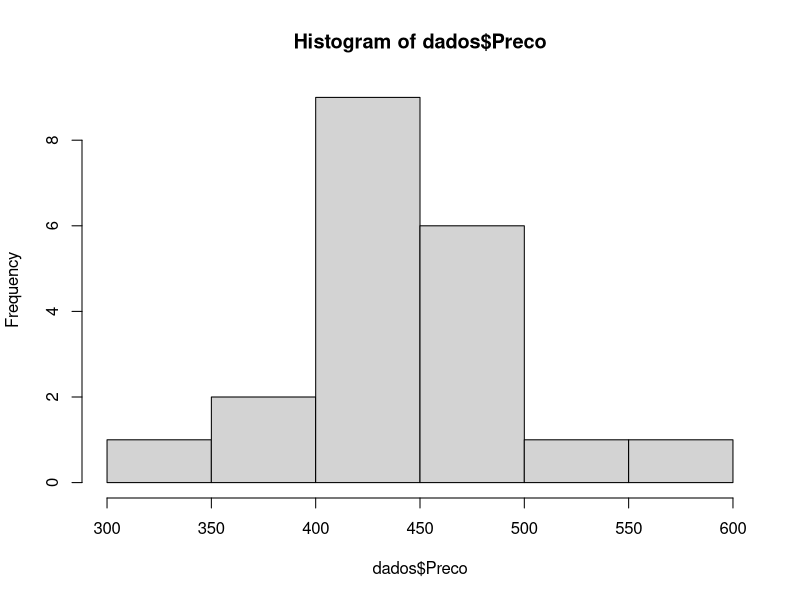
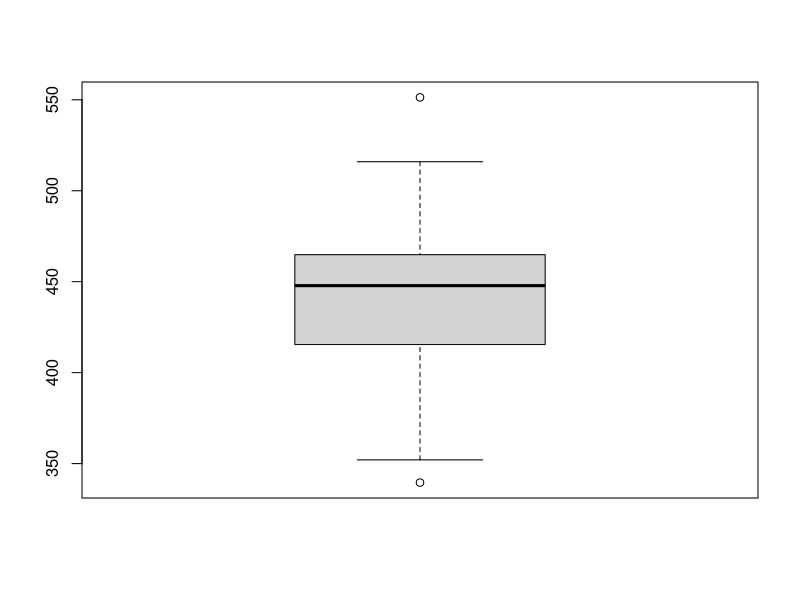
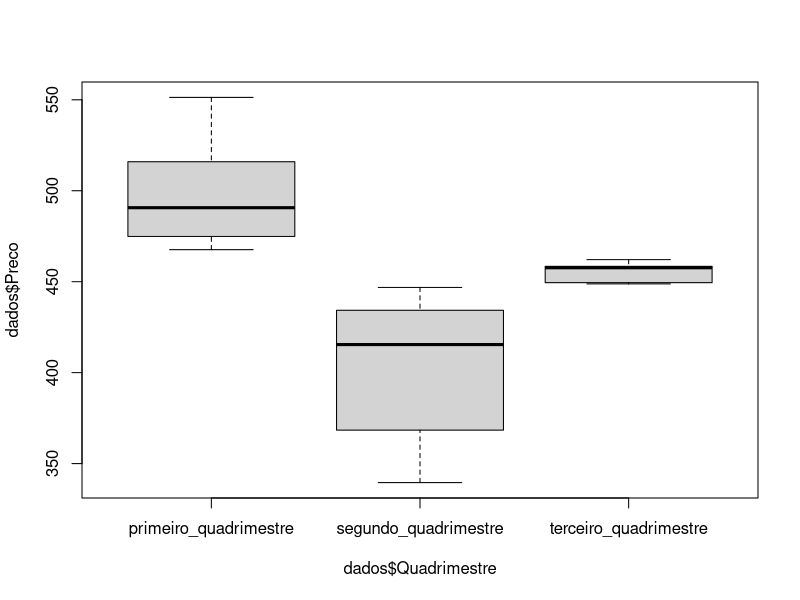
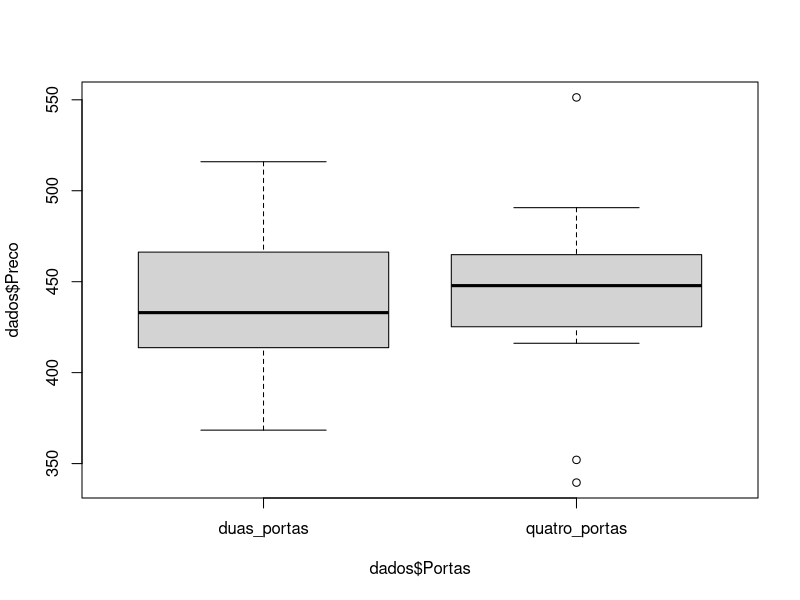
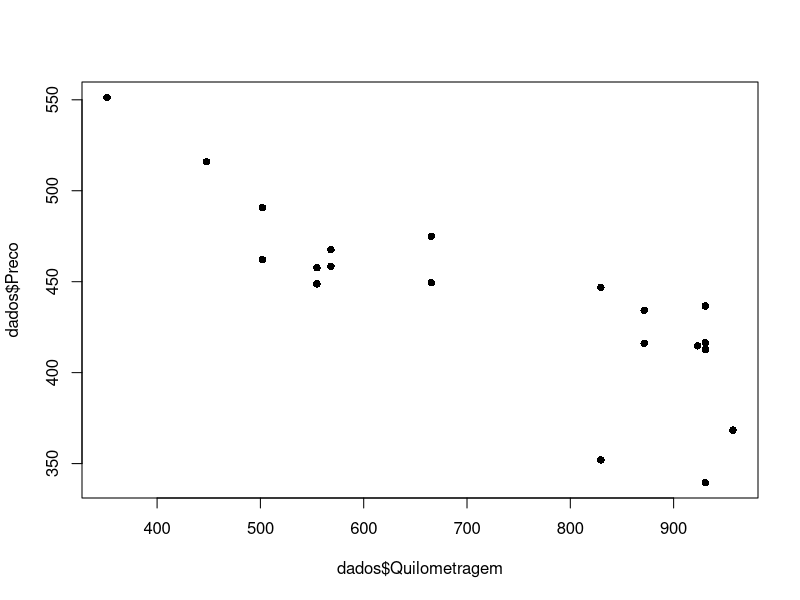
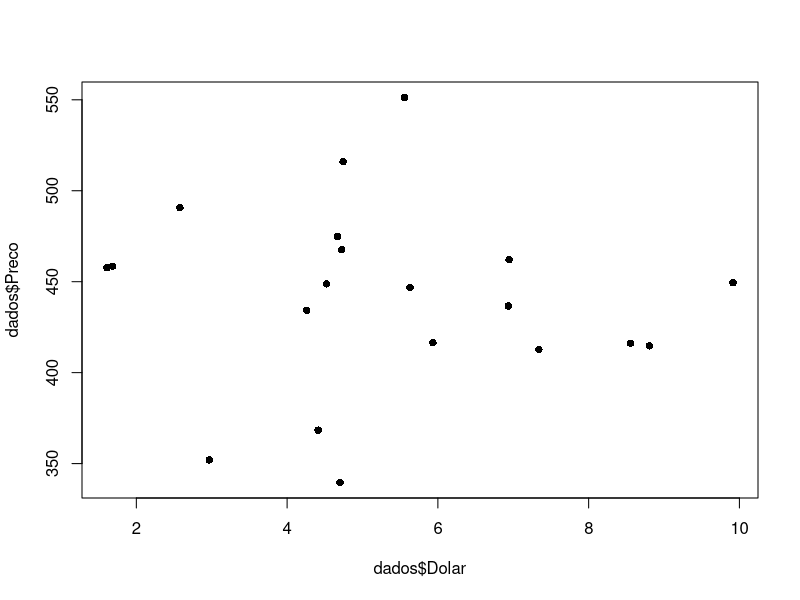

These charts were generated, in order, by the following R code:
############################################################################################################
##################################         Trabalho Pratico - AED         ##################################
##########################             IGTI - Professor Mairon Chaves             ##########################
############################################################################################################


#Forma o conjunto de dados historico contendo vinte locacoes sorteadas aleatoriamente do banco de dados e a armazena
#em um data frame chamado dados

dados <- data.frame(
  Preco = c(368.384514890573, 446.850186825816, 
            414.72765691978, 434.291090918223, 436.652686535348, 457.65797344255, 
            490.694346597566, 474.881781399868, 458.462395897205, 412.719412673294, 
            448.799032112411, 352.040747235864, 449.461858221104, 416.150953927119, 
            416.499426750268, 551.315803331779, 462.126789471159, 515.957335395508, 
            467.598697162974, 339.548470369391), 
  Portas = c("duas_portas", "quatro_portas", "duas_portas", "quatro_portas", "quatro_portas", 
             "duas_portas", "quatro_portas", "duas_portas", "quatro_portas", 
             "duas_portas", "quatro_portas", "quatro_portas", "duas_portas", 
             "quatro_portas", "duas_portas", "quatro_portas", "quatro_portas", 
             "duas_portas", "quatro_portas", "quatro_portas"),
  Ar_Condicionado = c("sem_ar_condicionado",  "com_ar_condicionado", "com_ar_condicionado", "com_ar_condicionado", 
                      "com_ar_condicionado", "com_ar_condicionado", "com_ar_condicionado", 
                      "com_ar_condicionado", "com_ar_condicionado", "com_ar_condicionado", 
                      "com_ar_condicionado", "sem_ar_condicionado", "com_ar_condicionado", 
                      "com_ar_condicionado", "com_ar_condicionado", "com_ar_condicionado", 
                      "com_ar_condicionado", "com_ar_condicionado", "com_ar_condicionado", 
                      "sem_ar_condicionado"),
  Quadrimestre = c("segundo_quadrimestre","segundo_quadrimestre", "segundo_quadrimestre", "segundo_quadrimestre", 
                   "segundo_quadrimestre", "terceiro_quadrimestre", "primeiro_quadrimestre", 
                   "primeiro_quadrimestre", "terceiro_quadrimestre", "segundo_quadrimestre", 
                   "terceiro_quadrimestre", "segundo_quadrimestre", "terceiro_quadrimestre", 
                   "segundo_quadrimestre", "segundo_quadrimestre", "primeiro_quadrimestre", 
                   "terceiro_quadrimestre", "primeiro_quadrimestre", "primeiro_quadrimestre", 
                   "segundo_quadrimestre"), 
  Idade_Locatario = c(23, 18, 28, 21, 18, 21, 18, 20, 25, 29, 18, 33, 20, 21, 18, 21, 18, 20, 25, 29),
  Quilometragem = c(957.442780544097, 829.533278217768, 923.300215829467, 871.519116905113, 930.704105677958, 554.696695914233, 501.941059782271, 
                    665.435074822519, 568.24079543466, 930.704105677958, 554.696695914233, 
                    829.533278217768, 665.435074822519, 871.519116905113, 930.704105677958, 
                    351.547138218644, 501.941059782271, 447.872006186523, 568.24079543466, 
                    930.704105677958), 
  Dolar = c(4.41147933990862, 5.63014407874318, 
            8.80557934010615, 4.260591319988649, 6.93416279643155, 1.61130694543154, 
            2.57813244655973, 4.66666728709914, 1.6846066723224, 7.33872353619711, 
            4.52300814589177, 2.96689816205009, 9.91448182957733, 8.55577847959413, 
            5.93424935955983, 5.55775429484673, 6.94475470863839, 4.74330294976712, 
            4.723306965757987, 4.7010894862212))

View(dados)

#Explore a variável resposta, que é o Preço, e responda:

#Histograma do preco
hist(dados$Preco)

#Boxplot do preco
boxplot(dados$Preco)

#Estatisticas descritivas do preco
summary(dados$Preco)

#Explore a relação entre as variáveis  Preço e Quadrimestre, e responda:

#Boxplot entre o Preco e Quadrimestre
boxplot(dados$Preco~ dados$Quadrimestre)

#Realiza analise de variancia
anova <- aov(Preco ~ Quadrimestre, data = dados)
summary(anova)

#Explore a relação entre as variáveis Preço e Portas, responda:

boxplot(dados$Preco ~ dados$Portas)

#Test t de Student
t.test(dados$Preco ~ dados$Portas, 
       #paired = FALSE, #amostras nao pareadas
       alternative = 'two.sided', #bilateral
       conf.level = 0.95 #95% de confianca
)

#Explore a relação entre as variáveis Preço e Quilometragem, responda:

plot(y = dados$Preco ,
     x = dados$Quilometragem,
     pch = 16)

#Coeficiente de correlacao
cor(dados$Preco, dados$Quilometragem)

#Ajuste regressao linear do Preco em funcao da Quilometragem
regressao_linear <- lm(Preco ~ Quilometragem, data = dados)
summary(regressao_linear)

#Analise descritiva da variavel quilometragem
summary(dados$Quilometragem)

#Coeficiente de variacao
sd(dados$Quilometragem) / mean(dados$Quilometragem)

#Explore a correlacao entre o Dolar e o Preco
plot(y = dados$Preco,
     x = dados$Dolar,
     pch = 16)

cor(dados$Preco, dados$Dolar)

regressao_linear <- lm(Preco ~ Dolar, data = dados)
summary(regressao_linear)
